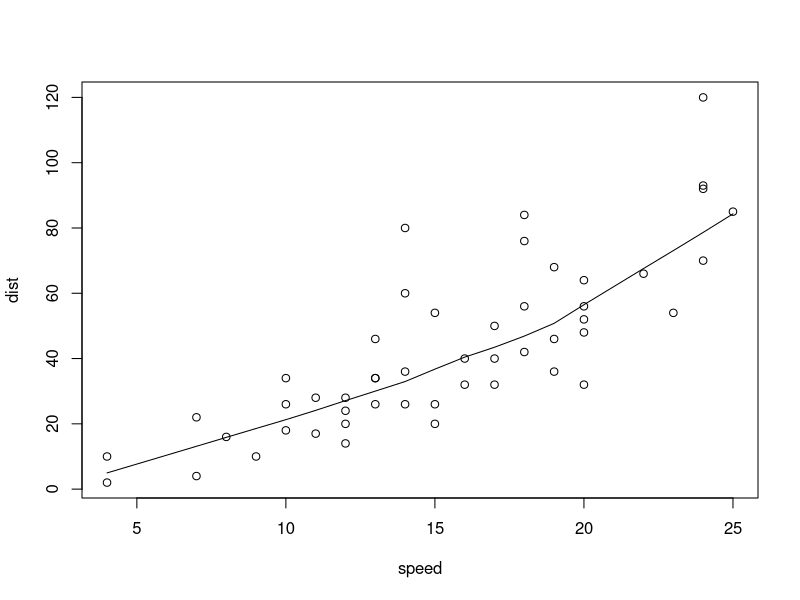
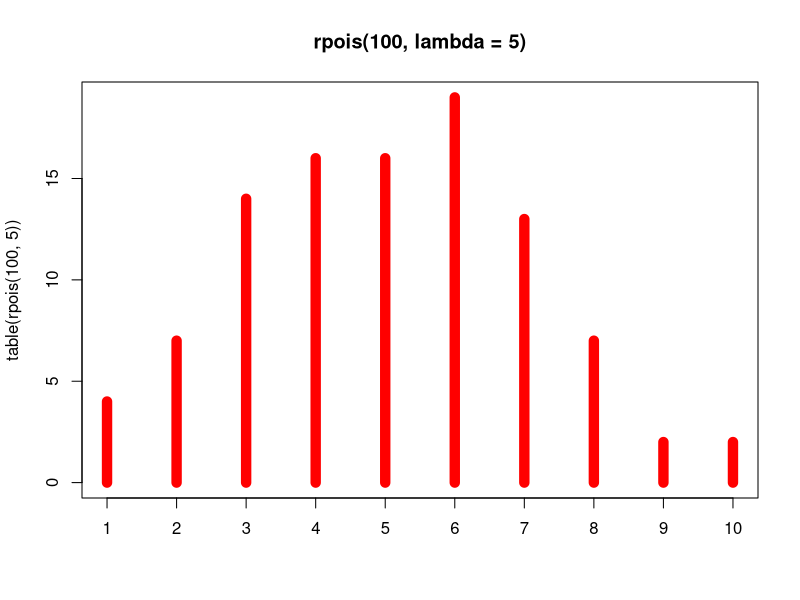
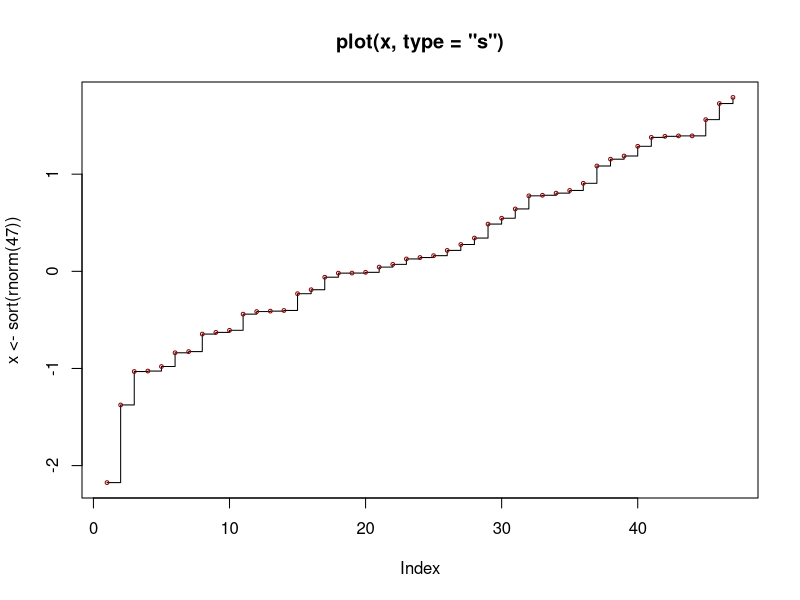

Here is the R script that generated these plots, in order:

require(stats) # for lowess, rpois, rnorm
plot(cars)
lines(lowess(cars))

## Discrete Distribution Plot:
plot(table(rpois(100, 5)), type = "h", col = "red", lwd = 10,
     main = "rpois(100, lambda = 5)")

## Simple quantiles/ECDF, see ecdf() {library(stats)} for a better one:
plot(x <- sort(rnorm(47)), type = "s", main = "plot(x, type = \"s\")")
points(x, cex = .5, col = "dark red")

